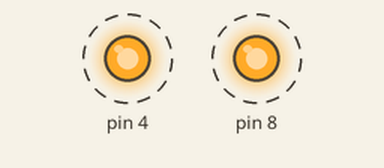
Simulated run of this sketch. Board: Arduino Uno, built with avr-gcc and run on an emulated ATmega328P. On the bench: output pins drawn as LEDs (lit = HIGH). Dashed ring = blinking.

Above: at 0.5 s.
Timing chart, 0 to 4.6 s (numbered marks = the images above):
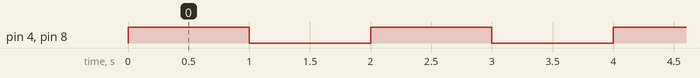

The sketch:

SERVO_motor_simulation.ino
```cpp
void setup()
{
  pinMode(4, OUTPUT);
  pinMode(8, OUTPUT);
}

void loop()
{
  digitalWrite(4, HIGH);
  digitalWrite(8, HIGH);
  delay(1000); // Wait for 1000 millisecond(s)
  digitalWrite(4, LOW);
  digitalWrite(8, LOW);
  delay(1000); // Wait for 1000 millisecond(s)
}
```

Measured:
- by itself, pin 4, pin 8: alternates HIGH for 1.0 s and LOW for 1.0 s
